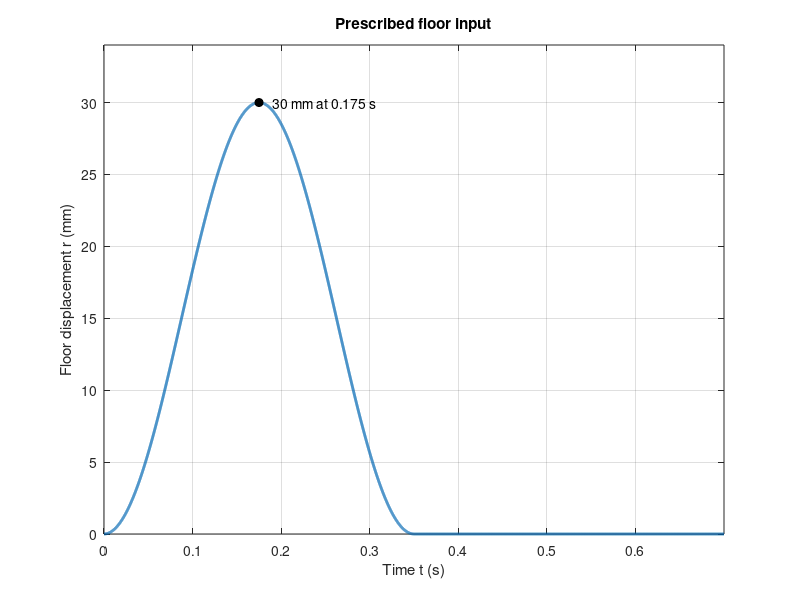

MATLAB code to generate this figure: (Note: this script raises an error after producing the figure.)
% Project 01 Vehicle Seat Suspension: prescribed floor input.
% Starter for Stage 1, Questions 5–7: add the velocity panel and numerical checks. Base MATLAB.
clearvars; close all; clc;
folder = fullfile(fileparts(mfilename('fullpath')), 'Plots');
if ~exist(folder, 'dir'), mkdir(folder); end
t = (0:0.0001:0.7)'; T = 0.35; alpha = 2*pi/T;
r = 0.015*(1-cos(alpha*t)).*(t<=T);
rd = 0.015*alpha*sin(alpha*t).*(t<=T);
f = figure('Visible','off','Color','w','Position',[100 100 1400 760]);
plot(t,1000*r,'Color',[0 0.4 0.7],'LineWidth',2);
grid on; xlabel('Time t (s)'); ylabel('Floor displacement r (mm)');
title('Prescribed floor input'); ylim([0 34]); xlim([0 0.7]);
hold on; plot(T/2,30,'ko','MarkerFaceColor','k');
text(T/2+0.015,30,'30 mm at 0.175 s');
xline(T,'k--');
text(T+0.015,4,'Bump ends at 0.35 s','Color','k');
set(gca,'FontSize',16,'Color','w','XColor','k','YColor','k');
set(findall(f,'Type','text'),'Color','k');
exportgraphics(f,fullfile(folder,'Project01_Input.png'),'Resolution',200);
writematrix([t r rd],fullfile(folder,'Project01_Input.csv'));
fprintf('Input peak = %.1f mm; duration = %.2f s\n',max(r)*1000,T);
